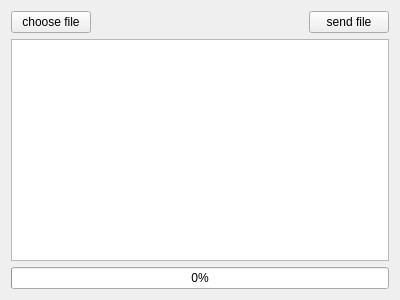
<?xml version="1.0" encoding="UTF-8"?>
<ui version="4.0">
 <class>MainWindow</class>
 <widget class="QMainWindow" name="MainWindow">
  <property name="geometry">
   <rect>
    <x>0</x>
    <y>0</y>
    <width>400</width>
    <height>300</height>
   </rect>
  </property>
  <property name="windowTitle">
   <string>Tcp Client</string>
  </property>
  <widget class="QWidget" name="centralWidget">
   <layout class="QVBoxLayout" name="verticalLayout">
    <item>
     <layout class="QHBoxLayout" name="horizontalLayout">
      <item>
       <widget class="QPushButton" name="btn_choosefile">
        <property name="text">
         <string>choose file</string>
        </property>
       </widget>
      </item>
      <item>
       <spacer name="horizontalSpacer">
        <property name="orientation">
         <enum>Qt::Horizontal</enum>
        </property>
        <property name="sizeHint" stdset="0">
         <size>
          <width>40</width>
          <height>20</height>
         </size>
        </property>
       </spacer>
      </item>
      <item>
       <widget class="QPushButton" name="btn_sendfile">
        <property name="text">
         <string>send file</string>
        </property>
       </widget>
      </item>
     </layout>
    </item>
    <item>
     <widget class="QTextBrowser" name="txb_msg"/>
    </item>
    <item>
     <widget class="QProgressBar" name="progressBar">
      <property name="value">
       <number>0</number>
      </property>
     </widget>
    </item>
   </layout>
  </widget>
 </widget>
 <layoutdefault spacing="6" margin="11"/>
 <resources/>
 <connections/>
</ui>
